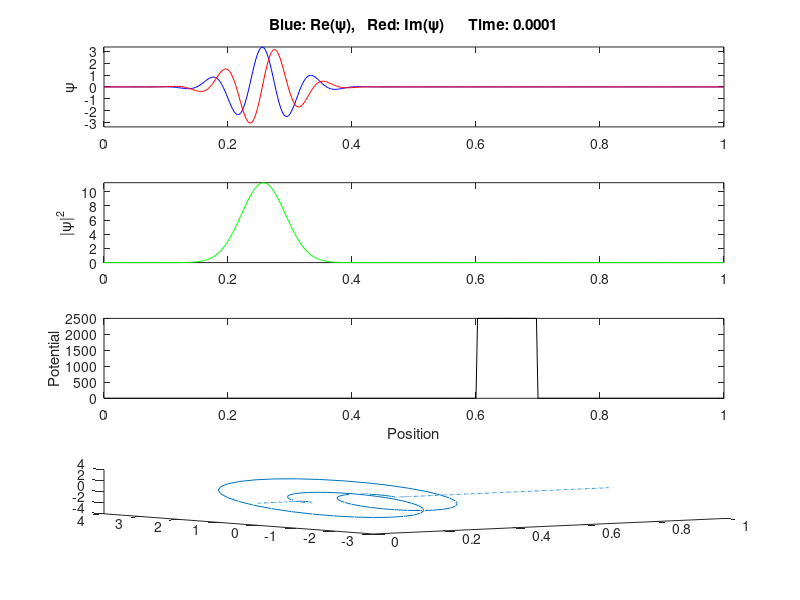

Source code (MATLAB): (Note: this script raises an error after producing the figure.)
%% Schrodinger's equation for a Gaussian wavepacket with a potential barrier
% Solve the 1-D time-dependent Schrodinger equation for an initial 
% Gaussian wave packet using Crank-Nicolson with a potential barrier

%% Global settings and constants

% Clear memory and show only a few digits
clear all; format short;

% Time step and spatial step
tau=1.e-4;
h=0.0025;

% Parameters of initial wave function
k0=75;  % Average wavenumber
s0=0.05; % Width of Gaussian

% Height of potential barrier
V0=0.25e+4; 

% Total integration time and number of steps
tint=(1+h)/k0;
nsteps=floor(tint/tau)+1;

% Vector of x values
x=0:h:1;
L=length(x);

%% Construct the Hamiltonian

H=-2*eye(L);
H=H+diag(ones(L-1,1),+1)+diag(ones(L-1,1),-1);

% ...with periodic boundary conditions
H(1,L)=1;
H(L,1)=1;

H=-0.5*H/h^2;

% Construct potential matrix corresponding to barrier
V=zeros(L,1);
ii=find((x > 0.6) & (x < 0.7));
V(ii)=V0;
Vmat=diag(V);

% Add potential to Hamiltonian matrix
H=H+Vmat;

% Construct matrix for the linear system solved at each step of 
% Crank-Nicolson. Note that i is sqrt(-1) by default
A=0.5*(eye(L)+0.5*i*tau*H);

%% Define initial conditions and scale

% Initial wave function
C=1./sqrt(s0*sqrt(pi));
psi=C*exp(i*k0*x'); % Oscillatory part
psi=psi.*exp(-0.5*((x-0.25)/s0)'.^2); % Gaussian envelope
psi0=psi;

% Scale for axis
max_psi=max(abs(psi));

%% Crank Nicolson Scheme

time(1)=0;
figure(1);
for n=1:nsteps

    % Update the time
    time(n+1)=time(n)+tau;
    
    % Perform Crank-Nicolson update
    chi=A\psi;
    psi=chi-psi;
    
    % Plot psi versus position and annotate
    subplot(4,1,1),plot(x,real(psi),'b',x,imag(psi),'r');
    axis([0 1 -max_psi max_psi]);
    title(['Blue: Re(\psi),   Red: Im(\psi)      Time: ',...
        num2str(time(n+1))]);
    ylabel('\psi');
    subplot(4,1,2),plot(x,abs(psi).^2,'g')
    axis([0 1 0 max_psi^2]);
    ylabel('|\psi|^2');
    subplot(4,1,3),plot(x,V,'k');
    xlabel('Position');
    ylabel('Potential');
    %3D plot
    subplot(4,1,4),plot3(x,real(psi),imag(psi));
    drawnow;
    
    % Wait for a user response at the start
    if (n == 1) 
      disp('Press a key to continue the calculation...');
      pause;
    end
    
    % Generate a GIF of the plot
    frame = getframe(gcf);
    img =  frame2im(frame);
    [img,cmap] = rgb2ind(img,256);
    if n == 1
        imwrite(img,cmap,'animation.gif','gif','LoopCount',Inf,'DelayTime',0.1);
    else
        imwrite(img,cmap,'animation.gif','gif','WriteMode','append','DelayTime',0.1);
    end
    
end